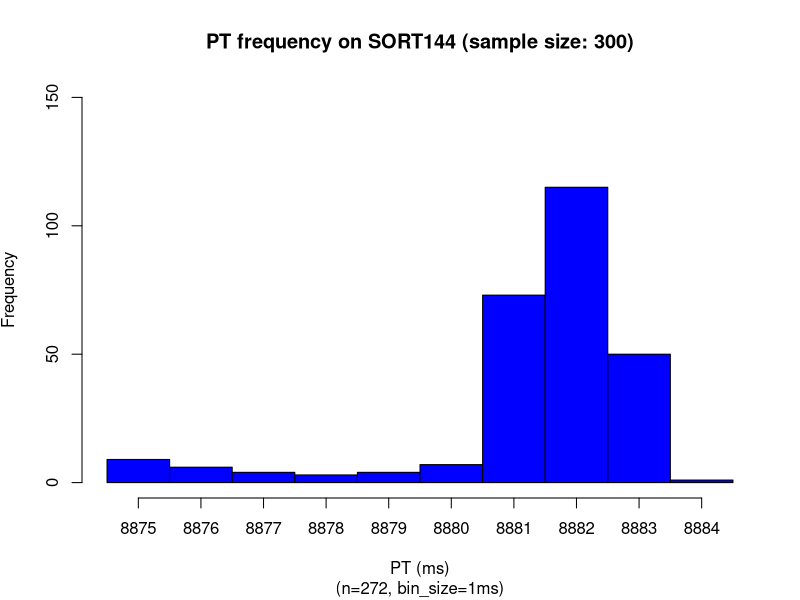
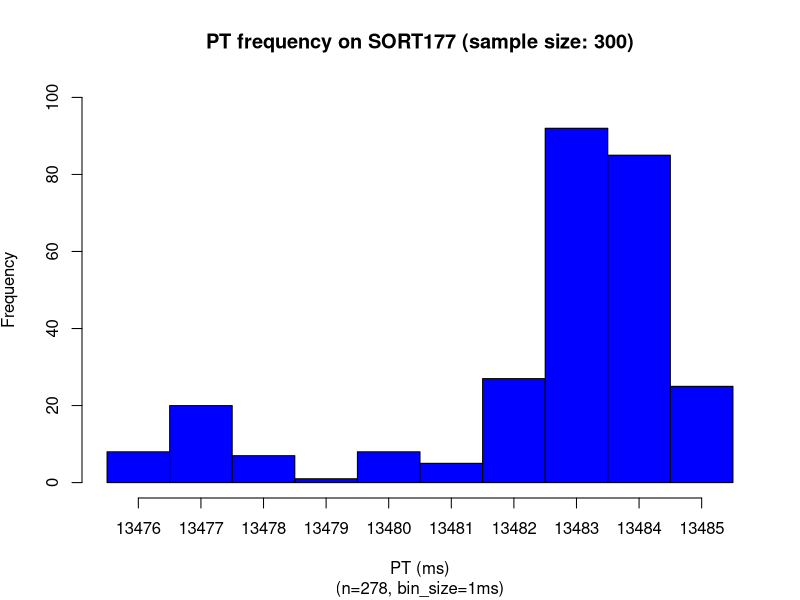
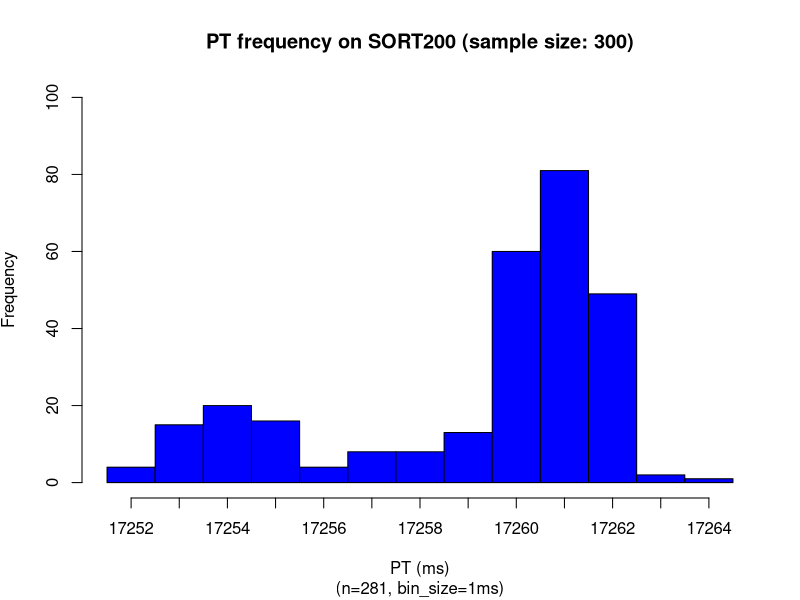
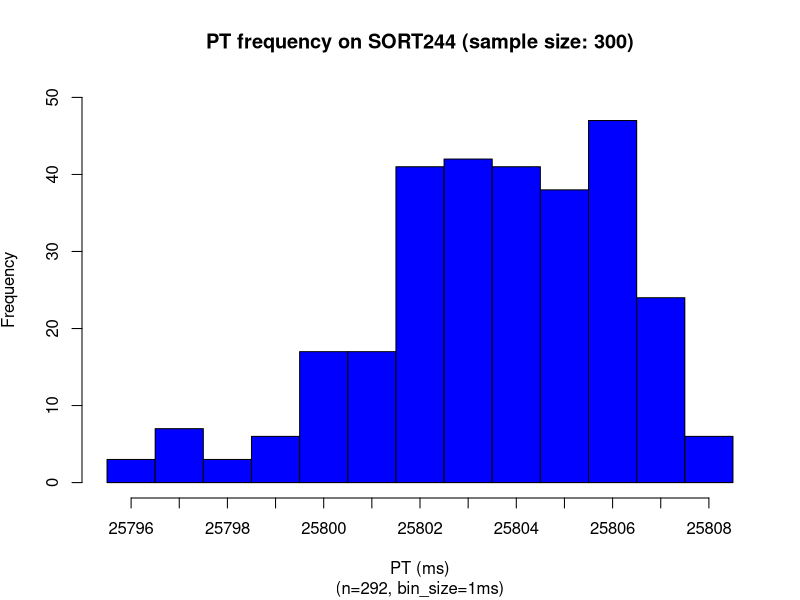
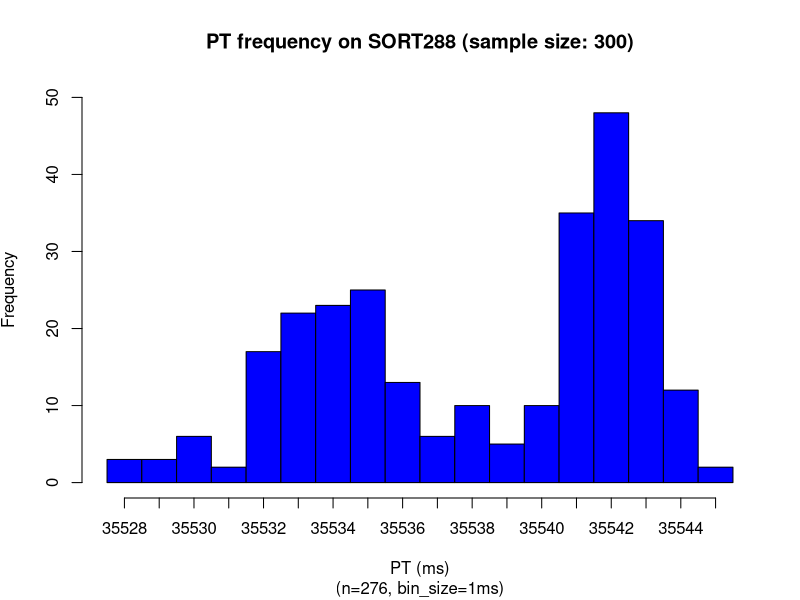
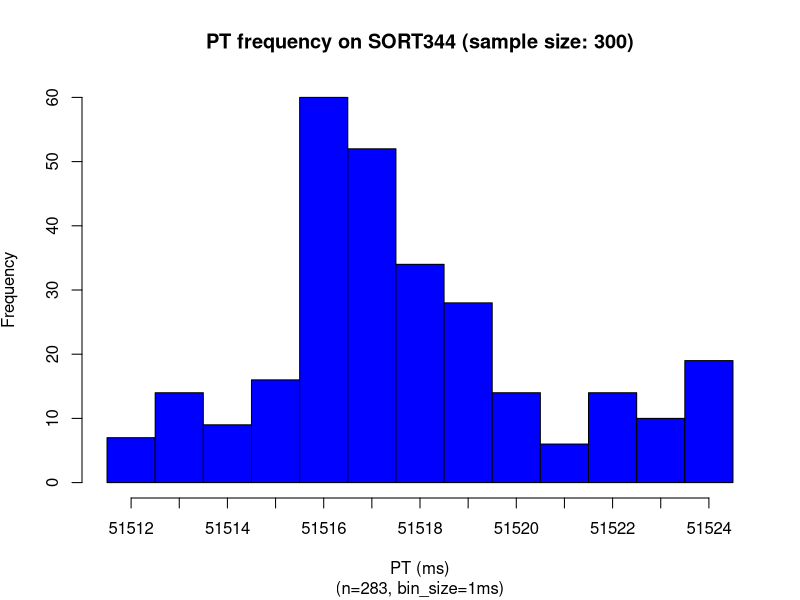

Reproduce these figures in R, in order.
### SORT144
numSamples <- 300
x = read.csv(file="SORT144.0.dat",head=TRUE,sep="\t")
x <- subset(x, x$ITERNUM <= numSamples)
setEPS()
postscript("sort144_dist.eps")
binsize=1
#x <- subset(x, x$ITERNUM != 9394)
x_up = mean(x$PRTIME) + 2*sd(x$PRTIME)
x_dn = mean(x$PRTIME) - 2*sd(x$PRTIME)
x = subset(x, x$PRTIME >= x_dn & x$PRTIME <= x_up)
xmin <-min(x$PRTIME)
xmax <-max(x$PRTIME)
xmin
xmax
nbins <- ceiling((xmax-xmin) / binsize)
h = hist(x$PRTIME, right=F, breaks=seq(xmin,xmax+binsize,binsize),plot=F)
xmin <-min(x$PRTIME)
xmax <-max(x$PRTIME)
ymax <- max(h$counts)
ymax <- ceiling(ymax/100)*100
ymax <- 150
plot(h, xaxt='n', freq=TRUE,ylim=c(0,ymax), col="blue", main='PT frequency on SORT144 (sample size: 300)', 
sub=paste("(n=",nrow(x),", bin_size=",binsize,"ms)",sep=""), 
xlab='PT (ms)', ylab=expression('Frequency'))
#axis(side=1,at=seq(min(h$mids),max(h$mids)+binsize,binsize),labels=seq(ceiling(min(h$mids)),ceiling(max(h$mids))+binsize,binsize))
axis(side=1,at=h$mids,labels=seq(xmin,xmax,1))
dev.off()

### new SORT177
numSamples <- 300
x = read.csv(file="SORT177.0.dat",head=TRUE,sep="\t")
x <- subset(x, x$ITERNUM <= numSamples)
setEPS()
postscript("sort177_dist.eps")
binsize=1
#x <- subset(x, x$ITERNUM != 9394)
x_up = mean(x$PRTIME) + 2*sd(x$PRTIME)
x_dn = mean(x$PRTIME) - 2*sd(x$PRTIME)
x = subset(x, x$PRTIME >= x_dn & x$PRTIME <= x_up)
xmin <-min(x$PRTIME)
xmax <-max(x$PRTIME)
xmin
xmax
nbins <- ceiling((xmax-xmin) / binsize)
h = hist(x$PRTIME, right=F, breaks=seq(xmin,xmax+binsize,binsize),plot=F)
xmin <-min(x$PRTIME)
xmax <-max(x$PRTIME)
ymax <- max(h$counts)
ymax <- ceiling(ymax/100)*100
ymax <- 100
plot(h, xaxt='n', freq=TRUE,ylim=c(0,ymax), col="blue", main='PT frequency on SORT177 (sample size: 300)', 
sub=paste("(n=",nrow(x),", bin_size=",binsize,"ms)",sep=""), 
xlab='PT (ms)', ylab=expression('Frequency'))
#axis(side=1,at=seq(min(h$mids),max(h$mids)+binsize,binsize),labels=seq(ceiling(min(h$mids)),ceiling(max(h$mids))+binsize,binsize))
axis(side=1,at=h$mids,labels=seq(xmin,xmax,1))
dev.off()

### SORT200
numSamples <- 300
x = read.csv(file="SORT200.dat",head=TRUE,sep="\t")
x <- subset(x, x$ITERNUM <= numSamples)
setEPS()
postscript("sort200_dist.eps")
binsize=1
#x <- subset(x, x$ITERNUM != 9394)
x_up = mean(x$PRTIME) + 2*sd(x$PRTIME)
x_dn = mean(x$PRTIME) - 2*sd(x$PRTIME)
x = subset(x, x$PRTIME >= x_dn & x$PRTIME <= x_up)
xmin <-min(x$PRTIME)
xmax <-max(x$PRTIME)
xmin
xmax
nbins <- ceiling((xmax-xmin) / binsize)
h = hist(x$PRTIME, right=F, breaks=seq(xmin,xmax+binsize,binsize),plot=F)
xmin <-min(x$PRTIME)
xmax <-max(x$PRTIME)
ymax <- max(h$counts)
ymax <- ceiling(ymax/100)*100
ymax <- 100
plot(h, xaxt='n', freq=TRUE,ylim=c(0,ymax), col="blue", main='PT frequency on SORT200 (sample size: 300)', 
sub=paste("(n=",nrow(x),", bin_size=",binsize,"ms)",sep=""), 
xlab='PT (ms)', ylab=expression('Frequency'))
#axis(side=1,at=seq(min(h$mids),max(h$mids)+binsize,binsize),labels=seq(ceiling(min(h$mids)),ceiling(max(h$mids))+binsize,binsize))
axis(side=1,at=h$mids,labels=seq(xmin,xmax,1))
dev.off()

### SORT244
numSamples <- 300
x = read.csv(file="SORT244.0.dat",head=TRUE,sep="\t")
x <- subset(x, x$ITERNUM <= numSamples)
setEPS()
postscript("sort244_dist.eps")
binsize=1
#x <- subset(x, x$ITERNUM != 9394)
x_up = mean(x$PRTIME) + 2*sd(x$PRTIME)
x_dn = mean(x$PRTIME) - 2*sd(x$PRTIME)
x = subset(x, x$PRTIME >= x_dn & x$PRTIME <= x_up)
xmin <-min(x$PRTIME)
xmax <-max(x$PRTIME)
xmin
xmax
nbins <- ceiling((xmax-xmin) / binsize)
h = hist(x$PRTIME, right=F, breaks=seq(xmin,xmax+binsize,binsize),plot=F)
xmin <-min(x$PRTIME)
xmax <-max(x$PRTIME)
ymax <- max(h$counts)
ymax <- ceiling(ymax/100)*100
ymax <- 50
plot(h, xaxt='n', freq=TRUE,ylim=c(0,ymax), col="blue", main='PT frequency on SORT244 (sample size: 300)', 
sub=paste("(n=",nrow(x),", bin_size=",binsize,"ms)",sep=""), 
xlab='PT (ms)', ylab=expression('Frequency'))
#axis(side=1,at=seq(min(h$mids),max(h$mids)+binsize,binsize),labels=seq(ceiling(min(h$mids)),ceiling(max(h$mids))+binsize,binsize))
axis(side=1,at=h$mids,labels=seq(xmin,xmax,1))
dev.off()

### SORT288
numSamples <- 300
x = read.csv(file="SORT288.dat",head=TRUE,sep="\t")
x <- subset(x, x$ITERNUM <= numSamples)
setEPS()
postscript("sort288_dist.eps")
binsize=1
#x <- subset(x, x$ITERNUM != 9394)
x_up = mean(x$PRTIME) + 2*sd(x$PRTIME)
x_dn = mean(x$PRTIME) - 2*sd(x$PRTIME)
x = subset(x, x$PRTIME >= x_dn & x$PRTIME <= x_up)
xmin <-min(x$PRTIME)
xmax <-max(x$PRTIME)
xmin
xmax
nbins <- ceiling((xmax-xmin) / binsize)
h = hist(x$PRTIME, right=F, breaks=seq(xmin,xmax+binsize,binsize),plot=F)
xmin <-min(x$PRTIME)
xmax <-max(x$PRTIME)
ymax <- max(h$counts)
ymax <- ceiling(ymax/100)*100
ymax <- 50
plot(h, xaxt='n', freq=TRUE,ylim=c(0,ymax), col="blue", main='PT frequency on SORT288 (sample size: 300)', 
sub=paste("(n=",nrow(x),", bin_size=",binsize,"ms)",sep=""), 
xlab='PT (ms)', ylab=expression('Frequency'))
#axis(side=1,at=seq(min(h$mids),max(h$mids)+binsize,binsize),labels=seq(ceiling(min(h$mids)),ceiling(max(h$mids))+binsize,binsize))
axis(side=1,at=h$mids,labels=seq(xmin,xmax,1))
dev.off()

### SORT344
numSamples <- 300
x = read.csv(file="SORT344.0.dat",head=TRUE,sep="\t")
x <- subset(x, x$ITERNUM <= numSamples)
setEPS()
postscript("sort344_dist.eps")
binsize=1
#x <- subset(x, x$ITERNUM != 9394)
x_up = mean(x$PRTIME) + 2*sd(x$PRTIME)
x_dn = mean(x$PRTIME) - 2*sd(x$PRTIME)
x = subset(x, x$PRTIME >= x_dn & x$PRTIME <= x_up)
xmin <-min(x$PRTIME)
xmax <-max(x$PRTIME)
xmin
xmax
nbins <- ceiling((xmax-xmin) / binsize)
h = hist(x$PRTIME, right=F, breaks=seq(xmin,xmax+binsize,binsize),plot=F)
xmin <-min(x$PRTIME)
xmax <-max(x$PRTIME)
ymax <- max(h$counts)
ymax <- ceiling(ymax/100)*100
ymax <- 60
plot(h, xaxt='n', freq=TRUE,ylim=c(0,ymax), col="blue", main='PT frequency on SORT344 (sample size: 300)', 
sub=paste("(n=",nrow(x),", bin_size=",binsize,"ms)",sep=""), 
xlab='PT (ms)', ylab=expression('Frequency'))
#axis(side=1,at=seq(min(h$mids),max(h$mids)+binsize,binsize),labels=seq(ceiling(min(h$mids)),ceiling(max(h$mids))+binsize,binsize))
axis(side=1,at=h$mids,labels=seq(xmin,xmax,1))
dev.off()
